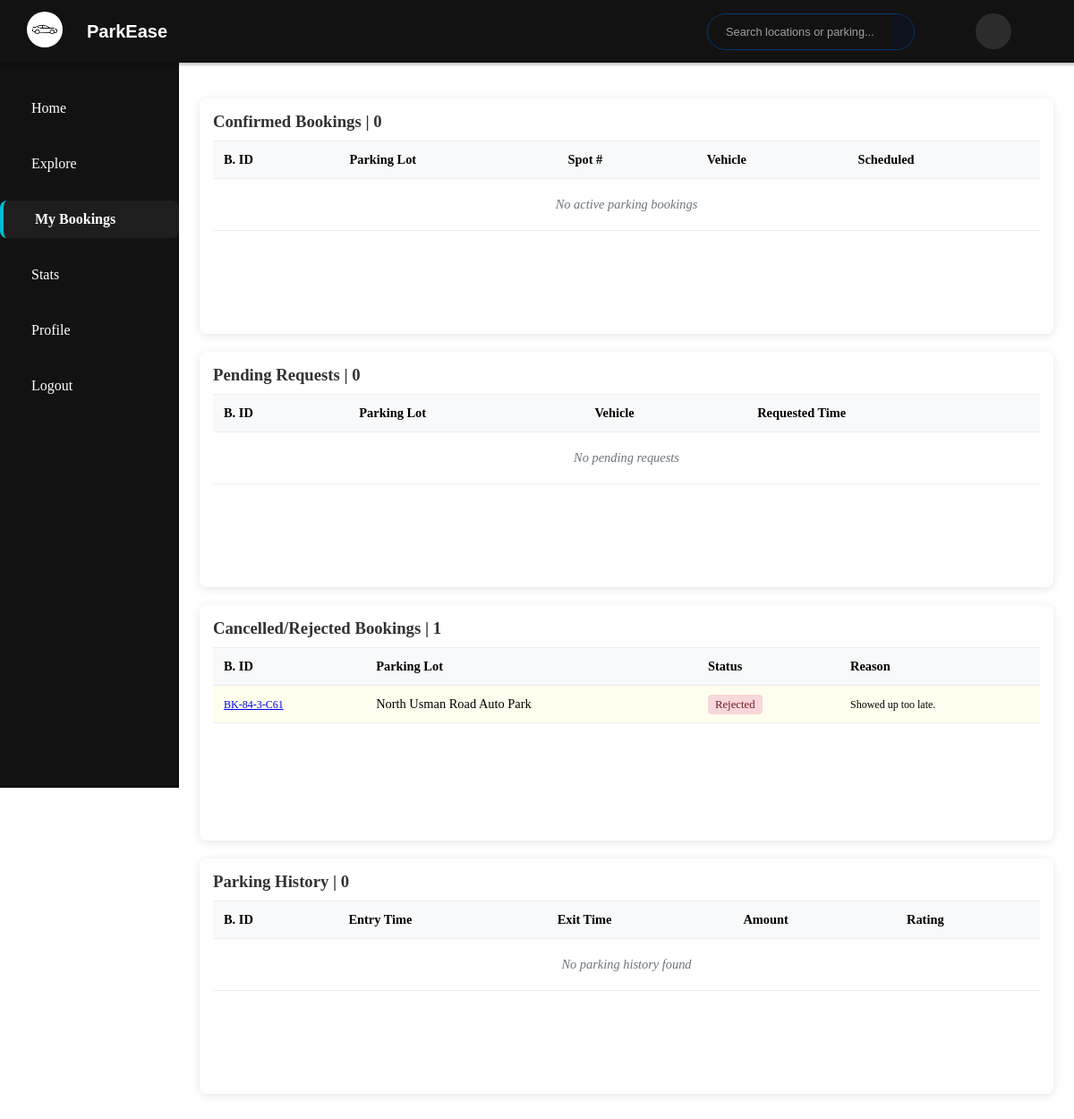
The app's page /user/bookings (signed in), older data.
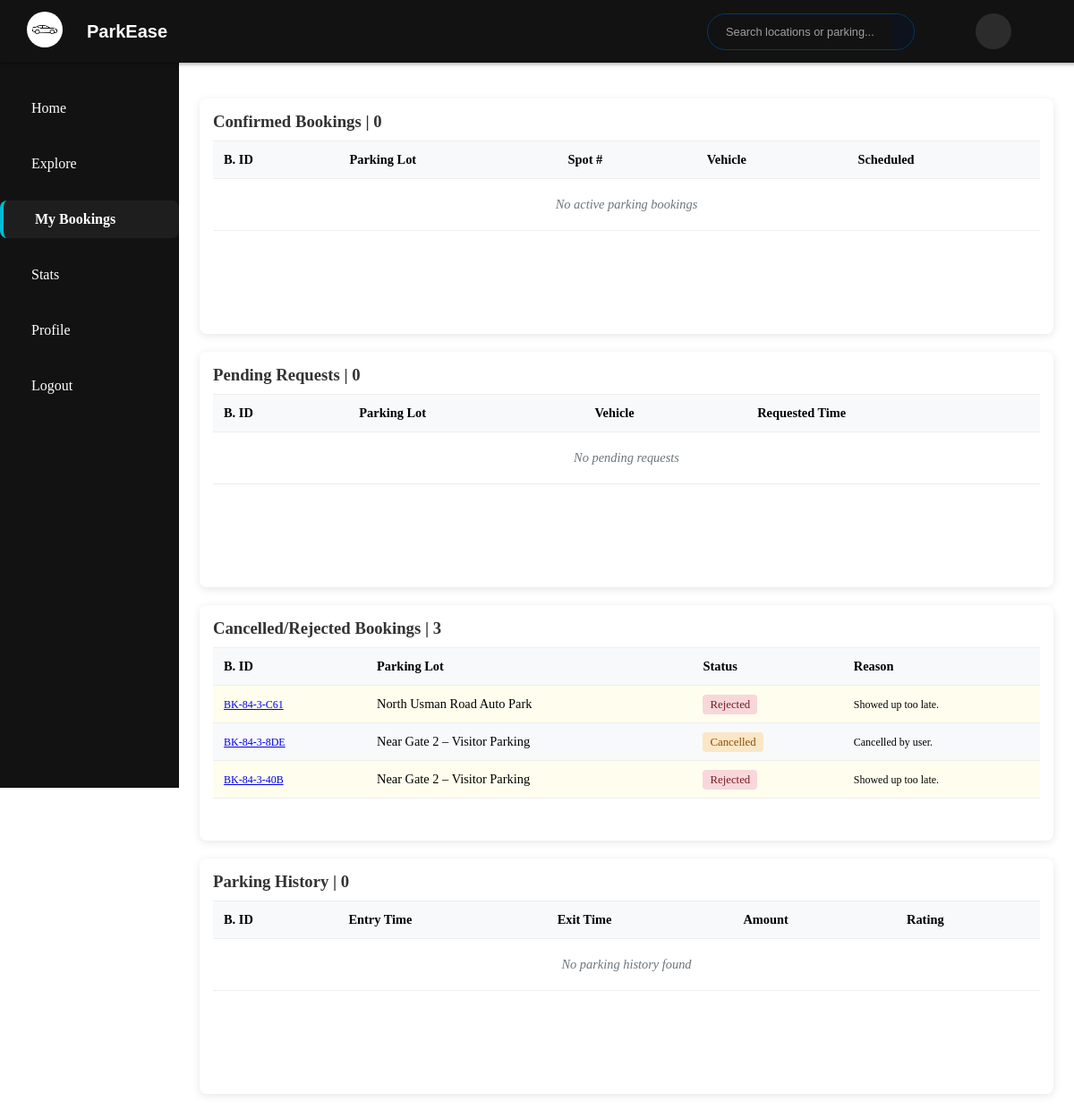
The same page, newer data.
### model.py (models this page shows, shortened)
class Reservation(db.Model):
    id = db.Column(db.Integer, primary_key=True)
    booking_id = db.Column(db.String(50), unique=True, nullable=False)
    booking_timestamp = db.Column(db.DateTime, default=datetime.utcnow)
    lot_id = db.Column(db.Integer, db.ForeignKey('parking_lot.id'), nullable=False)
    spot_id = db.Column(db.Integer, db.ForeignKey('parking_spot.id'))
    user_id = db.Column(db.Integer, db.ForeignKey('user.id'))
    vehicle_id = db.Column(db.Integer, db.ForeignKey('vehicle.id'))
    expected_arrival = db.Column(db.DateTime, nullable=False)
    expected_departure = db.Column(db.DateTime, nullable=False)
    parking_timestamp = db.Column(db.DateTime)
    leaving_timestamp = db.Column(db.DateTime)
    parking_cost = db.Column(db.Float)
    status = db.Column(db.String(20), default='Pending')
    cancellation_reason = db.Column(db.String(200))
    lot = db.relationship('ParkingLot')
    spot = db.relationship('ParkingSpot', backref=db.backref('reservations', lazy='dynamic'))
    user = db.relationship('User', overlaps="reservations,user_ref")
    vehicle = db.relationship('Vehicle')

class ParkingLot(db.Model):
    id = db.Column(db.Integer, primary_key=True)
    prime_location_name = db.Column(db.String(100))
    price_per_hour = db.Column(db.Float)
    max_parking_spots = db.Column(db.Integer, nullable=False)
    available_spots = db.Column(db.Integer, nullable=False)
    available_from = db.Column(db.Time)
    available_to = db.Column(db.Time)
    is_active = db.Column(db.Boolean, default=True)
    image_url = db.Column(db.String)
    admin_notes = db.Column(db.Text)
    location_id = db.Column(db.Integer, db.ForeignKey('location.id'), nullable=False)
    spots = db.relationship('ParkingSpot', backref='lot', cascade='all, delete-orphan', lazy=True)

### routes/user_routes.py (the view)
@user_bp.route('/bookings', methods=['GET', 'POST'])
@login_required
def bookings():
    now = datetime.now()
    current_parking = Reservation.query.filter_by(
        user_id=current_user.id,
        leaving_timestamp=None,
        status="Parked"
    ).first()
    active_bookings = Reservation.query.filter(
        Reservation.user_id == current_user.id,
        Reservation.parking_timestamp == None,
        Reservation.leaving_timestamp == None,
        Reservation.status == "Confirmed"
    ).options(
        joinedload(Reservation.spot).joinedload(ParkingSpot.lot),
        joinedload(Reservation.vehicle)
    ).all()
    pending_requests = Reservation.query.filter(
        Reservation.user_id == current_user.id,
        Reservation.expected_arrival > now,
        Reservation.spot_id.is_(None),  # Not assigned a spot yet
        Reservation.status == "Pending"
    ).options(
        joinedload(Reservation.vehicle),
        joinedload(Reservation.lot)
    ).all()
    cancelled_bookings = Reservation.query.filter(
        Reservation.user_id == current_user.id,
        or_(
            Reservation.status.in_(['Cancelled', 'Rejected']),
            and_(
                Reservation.parking_timestamp < now - timedelta(minutes=15),
                Reservation.spot_id == None
            )
        )
    ).options(
        joinedload(Reservation.spot).joinedload(ParkingSpot.lot),
        joinedload(Reservation.vehicle)
    ).all()
    parking_history = Reservation.query.filter(
        Reservation.user_id == current_user.id,
        Reservation.leaving_timestamp != None,
        Reservation.status == "Parked Out"
    ).options(
        joinedload(Reservation.spot).joinedload(ParkingSpot.lot),
        joinedload(Reservation.vehicle),
        joinedload(Reservation.review)
    ).order_by(Reservation.leaving_timestamp.desc()).limit(20).all()
    return render_template('user/bookings.html',
        active_bookings=active_bookings,
        pending_requests=pending_requests,
        cancelled_bookings=cancelled_bookings,
        parking_history=parking_history,
        current_parking=current_parking,
        now=now)

### app.py (called while the page is built)
@login_manager.user_loader
def load_user(user_id):
    user = User.query.get(user_id)
    return user

### templates/user/bookings.html (shortened to what the changed rows need)
{% extends '/user/udash_base.html' %}
{% block custom_styles %}
<link href="{{ url_for('static', filename='style/user/bookings.css') }}" rel="stylesheet">
{% endblock %}
{% block body %}
{% block content %}
<div class="user-dashboard">
    <div class="dashboard-grid">
        <div class="panel current-bookings">
            <div class="table-container">
                <table class="parking-table">
                    <thead>
                        <tr>
                            <th>B. ID</th>
                            <th>Parking Lot</th>
                            <th>Spot #</th>
                            <th>Vehicle</th>
                            <th>Scheduled</th>
                        </tr>
                    </thead>
                </table>
            </div>
        </div>
        <div class="panel pending-requests">
            <div class="table-container">
                <table class="parking-table">
                    <thead>
                        <tr>
                            <th>B. ID</th>
                            <th>Parking Lot</th>
                            <th>Vehicle</th>
                            <th>Requested Time</th>
                        </tr>
                    </thead>
                </table>
            </div>
        </div>
        <div class="panel cancelled-bookings">
            <h3 class="panel-heading">Cancelled/Rejected Bookings | {{ cancelled_bookings|length }}</h3>
            <div class="table-container">
                <table class="parking-table">
                    <thead>
                        <tr>
                            <th>B. ID</th>
                            <th>Parking Lot</th>
                            <th>Status</th>
                            <th>Reason</th>
                        </tr>
                    </thead>
                    <tbody>
                        {% for booking in cancelled_bookings %}
                        <tr>
                            <td>
                                <small>
                                    <a href="{{url_for('user.booking_details', booking_id=booking.booking_id)}}"
                                        class="bid-link">
                                        {{ booking.booking_id }}
                                    </a>
                                </small>
                            </td>
                            <td>{{ booking.lot.prime_location_name }}</td>
                            <td>
                                <span class="status {{ booking.status|lower }}">{{ booking.status }}</span>
                            </td>
                            <td>
                                <small>
                                    {{ booking.cancellation_reason or "User cancelled" }}
                                </small>
                            </td>
                        </tr>
                        {% else %}
                        <tr class="empty">
                            <td colspan="6">No cancelled/rejected bookings</td>
                        </tr>
                        {% endfor %}
                    </tbody>
                </table>
            </div>
        </div>
        <div class="panel parking-history">
            <div class="table-container">
                <table class="parking-table">
                    <thead>
                        <tr>
                            <th>B. ID</th>
                            <th>Entry Time</th>
                            <th>Exit Time</th>
                            <th>Amount</th>
                            <th>Rating</th>
                        </tr>
                    </thead>
                </table>
            </div>
        </div>
    </div>
</div>
{% endblock %}
{% endblock %}

Row changes from the older to the newer data that the page shows:
added Reservation: booking_id "BK-84-3-8DE", lot.prime_location_name "Near Gate 2 – Visitor Parking", status "Cancelled", cancellation_reason "Cancelled by user."
added Reservation: booking_id "BK-84-3-40B", lot.prime_location_name "Near Gate 2 – Visitor Parking", status "Rejected", cancellation_reason "Showed up too late."
Text that changed along with them:
{{ cancelled_bookings|length }}: "1" → "3"
